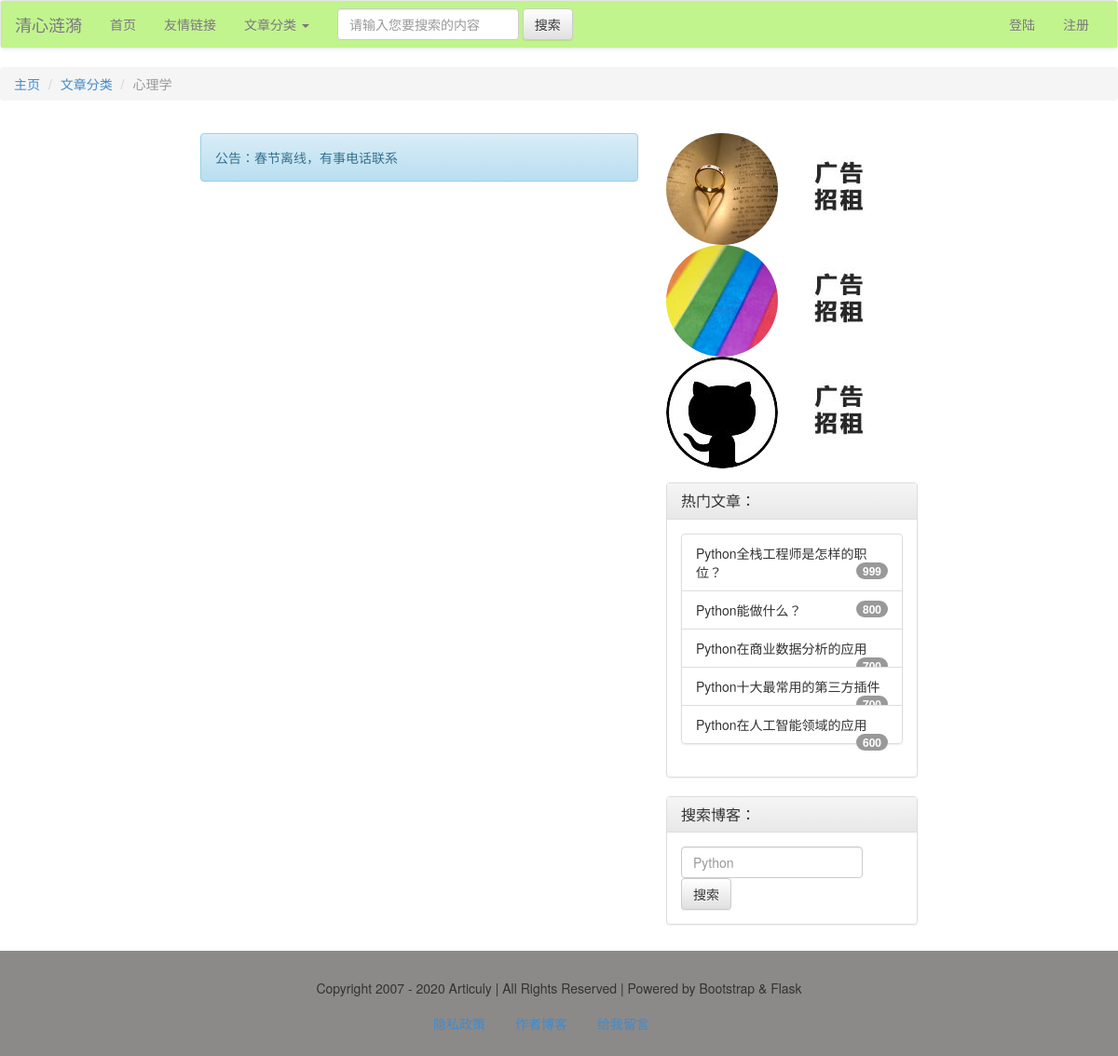
The app's page /article/cate/4/1, older data.
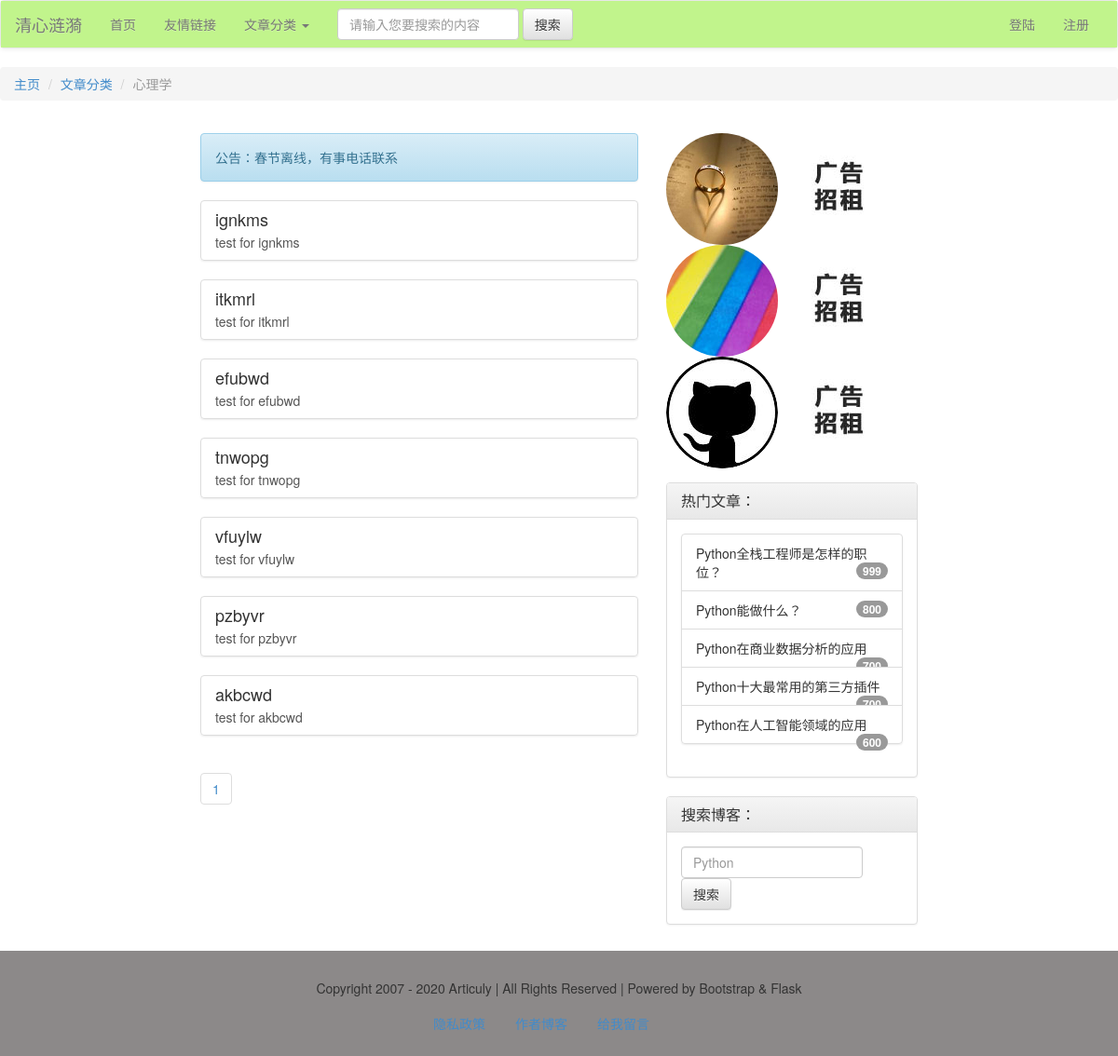
The same page, newer data.
### models.py (models this page shows)
class Article(db.Model):
    id = db.Column(db.Integer, primary_key=True)
    title = db.Column(db.String)
    intro = db.Column(db.String)
    author = db.Column(db.String)
    content = db.Column(db.Text)
    pubdate = db.Column(db.DateTime, default=datetime.now)
    cate_id = db.Column(db.Integer, db.ForeignKey('category.cate_id'))

### views/articles.py (the view)
@article_app.route('/cate/<int:cate_id>/<int:page>')
@article_app.route('/', defaults={'cate_id': 0, 'page': 1})
def getArticleList(cate_id, page):
    if cate_id == 0:
        res = Article.query.paginate(page, 15)
    else:
        res = Article.query.filter_by(cate_id=cate_id).paginate(page, 15)
    category = Category.query.get(cate_id)
    articles = res.items
    pageList = res.iter_pages()
    return render_template('cate_articles.html', cate_id=cate_id, articles=articles, pageList=pageList,
                           category=category)

### app.py (called while the page is built)
@app.context_processor
def account():
    username = session.get('user')
    return {'username': username}

@app.context_processor
def getCateList():
    cates = Category.query.all()
    return {'cates': cates}

### templates/cate_articles.html (shortened to what the changed rows need)
{% extends'base.html' %}
{% block content %}
    <main>
        <div class="container-fluid">
            <div class="row">
                <div class="col-md-5 col-md-offset-2 col-sm-5 col-sm-offset-1">
                    {% for article in articles %}
                        <div class="list-group">
                            <a href="{{ url_for('article_app.view', article_id=article.id) }}" class="list-group-item">
                                <h4 class="list-group-item-heading">{{ article.title }}</h4>
                                <p class="list-group-item-text">{{ article.intro }}</p>
                            </a>
                        </div>
                    {% endfor %}
                    <nav aria-label="Page navigation">
                        <ul class="pagination">
                            {% for page in pageList %}
                                {% if page!=None %}
                            <li><a href="{{ url_for('article_app.getArticleList', cate_id=cate_id, page=page) }}">{{ page }}</a></li>
                                {% else %}
                                <li><a href="#">...</a></li>
                                {% endif %}
                            {% endfor %}
                        </ul>
                    </nav>
                </div>
            </div>
        </div>
    </main>
{% endblock %}

Row changes from the older to the newer data that the page shows:
now on this page (row edited): Article: title "ignkms", intro "test for ignkms"
now on this page (row edited): Article: title "itkmrl", intro "test for itkmrl"
now on this page (row edited): Article: title "efubwd", intro "test for efubwd"
now on this page (row edited): Article: title "tnwopg", intro "test for tnwopg"
now on this page (row edited): Article: title "vfuylw", intro "test for vfuylw"
added Article: title "pzbyvr", intro "test for pzbyvr"
added Article: title "akbcwd", intro "test for akbcwd"
Text that changed along with them:
new list line: "1"
